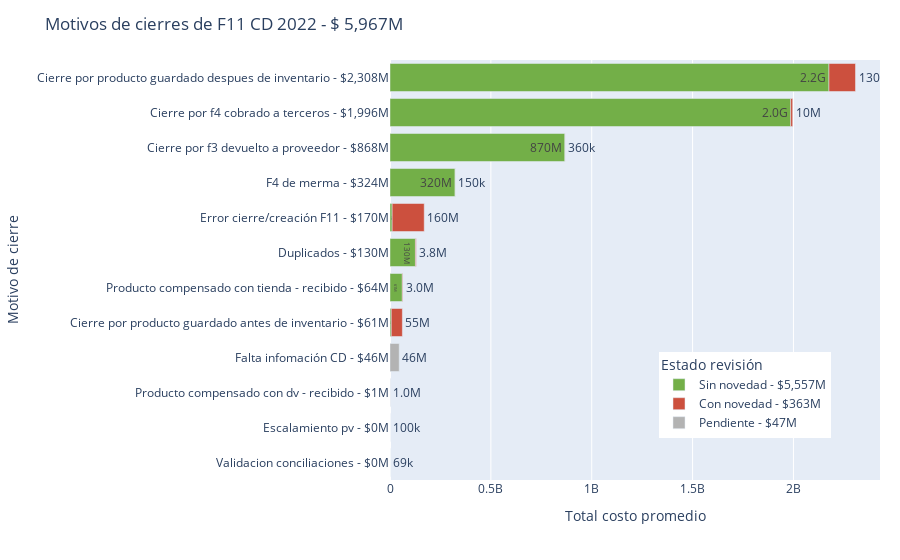

The notebook cell this image was saved under:
### Code cell
fig_con_total = px.bar(con_cd, orientation='h', y ='status_final', x='costo_total', color='rev', category_orders=co_cd, title= f"Motivos de cierres de F11 CD 2022 - $ {total_cd/1e6:,.0f}M", 
labels={ 'costo_total':'Total costo promedio', 'status_final':'Motivo de cierre', 'rev':'Estado revisión'}, text='costo_total',text_auto='.2s', 
color_discrete_sequence=[ 'rgb(115, 175, 72)','rgb(204, 80, 62)','rgb(179, 179, 179)' ] ) 
fig_con_total.update_layout(legend=dict(yanchor="bottom", y=0.1, xanchor="right", x=0.9))
fig_con_total.update_layout(margin_r=20, margin_t=60)
fig_con_total.write_image(f'output/{dt_string}_con_cd.svg',width=800, height=400, engine='orca') # 820 , 350 
fig_con_total.show()

### Figure 1 — Plotly figure (JSON) as saved in the notebook; plotly's stock layout.template omitted (floating-point values rounded to 4 significant figures)
{"data": [{"alignmentgroup": "True", "hovertemplate": "Estado revisión=Sin novedad - $5,557M<br>Total costo promedio=%{text}<br>Motivo de cierre=%{y}<extra></extra>", "legendgroup": "Sin novedad - $5,557M", "marker": {"color": "rgb(115, 175, 72)", "pattern": {"shape": ""}}, "name": "Sin novedad - $5,557M", "offsetgroup": "Sin novedad - $5,557M", "orientation": "h", "showlegend": true, "text": [2176082317, 1986230686, 867488172, 323358143, 126127299, 61080057, 10701014, 6256165], "textposition": "auto", "texttemplate": "%{x:.2s}", "type": "bar", "x": [2176082317, 1986230686, 867488172, 323358143, 126127299, 61080057, 10701014, 6256165], "xaxis": "x", "y": ["Cierre por producto guardado despues de inventario - $2,308M", "Cierre por f4 cobrado a terceros - $1,996M", "Cierre por f3 devuelto a proveedor - $868M", "F4 de merma - $324M", "Duplicados - $130M", "Producto compensado con tienda - recibido - $64M", "Error cierre/creación F11 - $170M", "Cierre por producto guardado antes de inventario - $61M"], "yaxis": "y"}, {"alignmentgroup": "True", "hovertemplate": "Estado revisión=Con novedad - $363M<br>Total costo promedio=%{text}<br>Motivo de cierre=%{y}<extra></extra>", "legendgroup": "Con novedad - $363M", "marker": {"color": "rgb(204, 80, 62)", "pattern": {"shape": ""}}, "name": "Con novedad - $363M", "offsetgroup": "Con novedad - $363M", "orientation": "h", "showlegend": true, "text": [158983349, 131544353, 55034325, 9997694, 3841110, 2983984, 356580, 145195], "textposition": "auto", "texttemplate": "%{x:.2s}", "type": "bar", "x": [158983349, 131544353, 55034325, 9997694, 3841110, 2983984, 356580, 145195], "xaxis": "x", "y": ["Error cierre/creación F11 - $170M", "Cierre por producto guardado despues de inventario - $2,308M", "Cierre por producto guardado antes de inventario - $61M", "Cierre por f4 cobrado a terceros - $1,996M", "Duplicados - $130M", "Producto compensado con tienda - recibido - $64M", "Cierre por f3 devuelto a proveedor - $868M", "F4 de merma - $324M"], "yaxis": "y"}, {"alignmentgroup": "True", "hovertemplate": "Estado revisión=Pendiente - $47M<br>Total costo promedio=%{text}<br>Motivo de cierre=%{y}<extra></extra>", "legendgroup": "Pendiente - $47M", "marker": {"color": "rgb(179, 179, 179)", "pattern": {"shape": ""}}, "name": "Pendiente - $47M", "offsetgroup": "Pendiente - $47M", "orientation": "h", "showlegend": true, "text": [45655602, 1015510, 102067, 69486], "textposition": "auto", "texttemplate": "%{x:.2s}", "type": "bar", "x": [45655602, 1015510, 102067, 69486], "xaxis": "x", "y": ["Falta infomación CD - $46M", "Producto compensado con dv - recibido - $1M", "Escalamiento pv - $0M", "Validacion conciliaciones - $0M"], "yaxis": "y"}], "layout": {"barmode": "relative", "legend": {"title": {"text": "Estado revisión"}, "tracegroupgap": 0, "x": 0.9, "xanchor": "right", "y": 0.1, "yanchor": "bottom"}, "margin": {"r": 20, "t": 60}, "title": {"text": "Motivos de cierres de F11 CD 2022 - $ 5,967M"}, "xaxis": {"anchor": "y", "domain": [0, 1], "title": {"text": "Total costo promedio"}}, "yaxis": {"anchor": "x", "categoryarray": ["Validacion conciliaciones - $0M", "Escalamiento pv - $0M", "Producto compensado con dv - recibido - $1M", "Falta infomación CD - $46M", "Cierre por producto guardado antes de inventario - $61M", "Producto compensado con tienda - recibido - $64M", "Duplicados - $130M", "Error cierre/creación F11 - $170M", "F4 de merma - $324M", "Cierre por f3 devuelto a proveedor - $868M", "Cierre por f4 cobrado a terceros - $1,996M", "Cierre por producto guardado despues de inventario - $2,308M"], "categoryorder": "array", "domain": [0, 1], "title": {"text": "Motivo de cierre"}}}}
